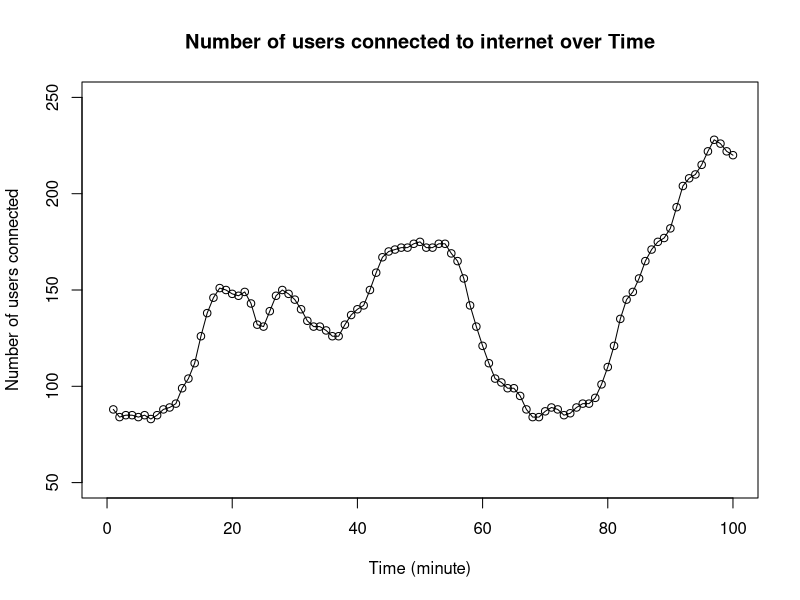
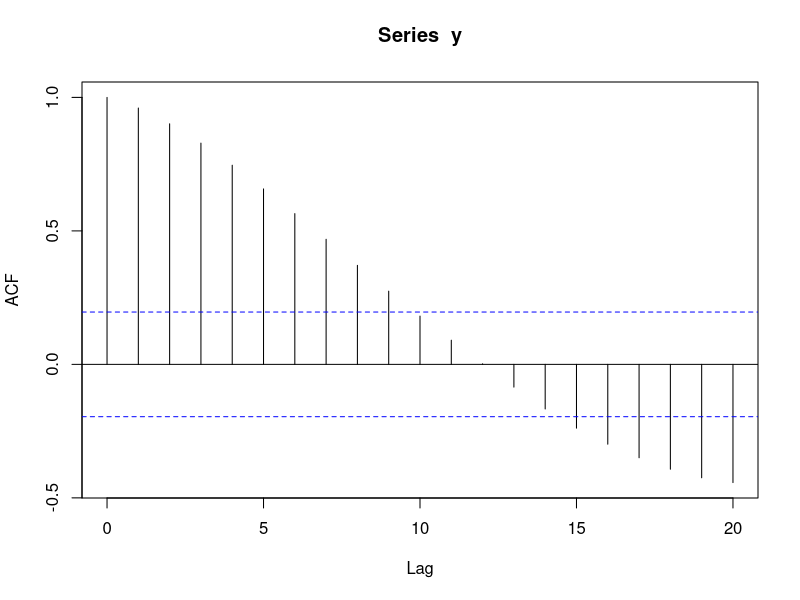
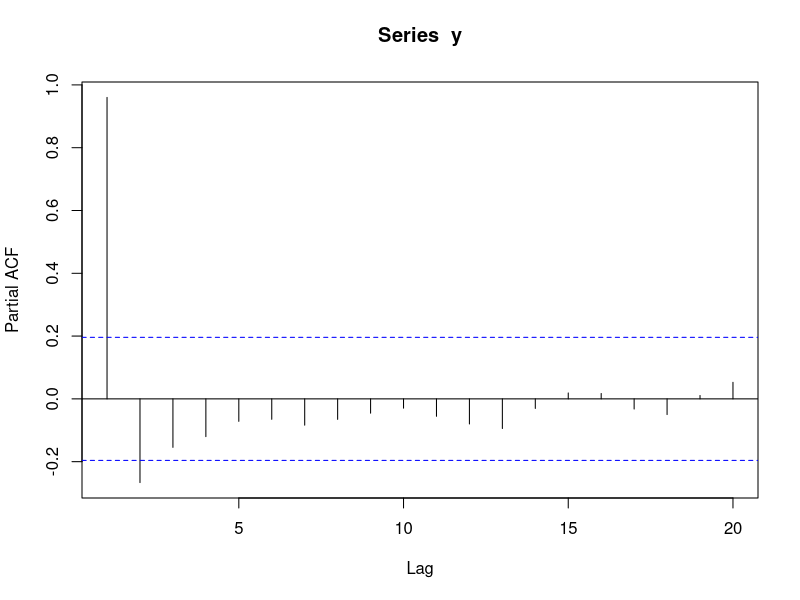
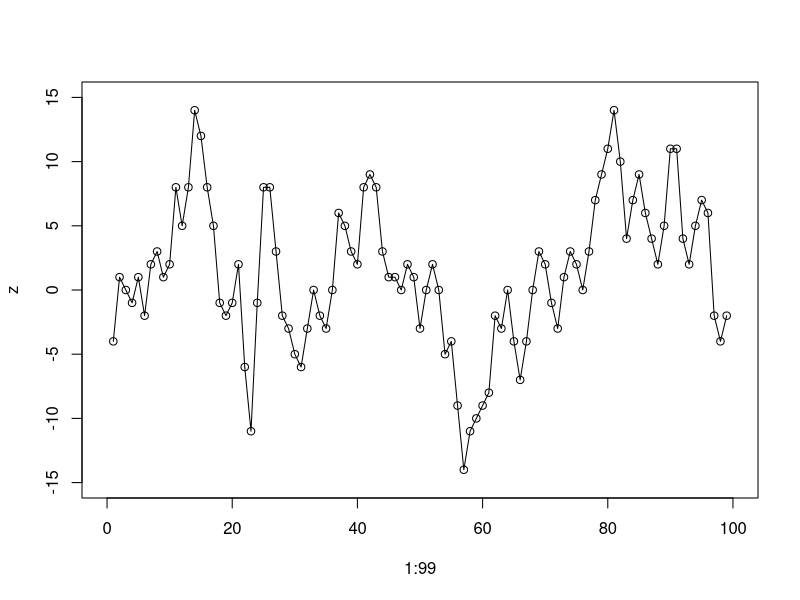
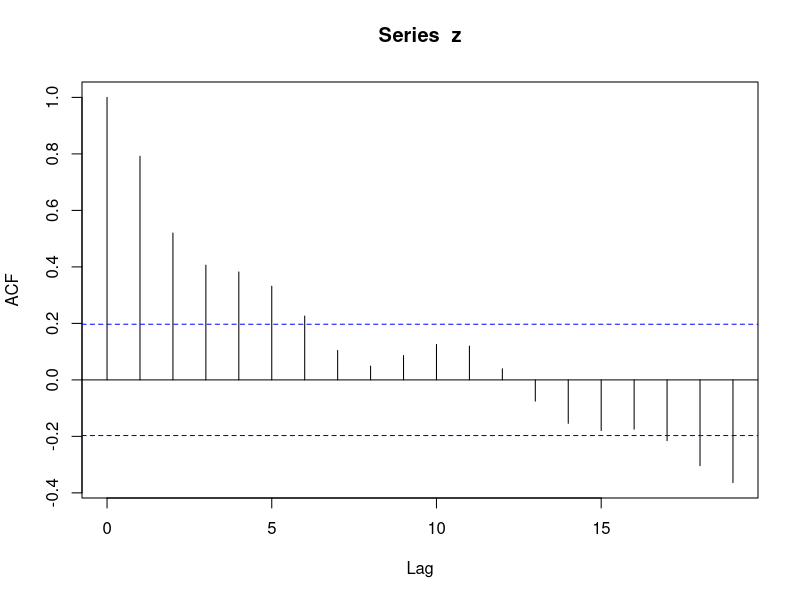
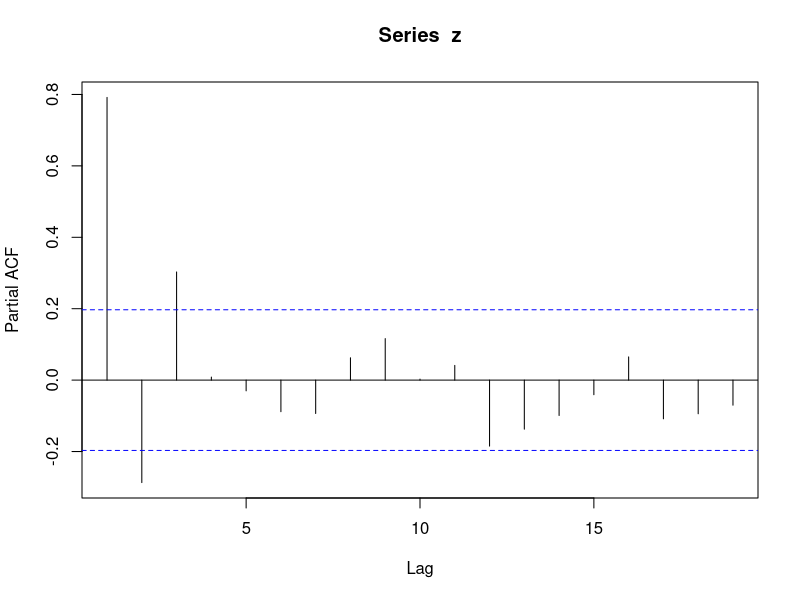
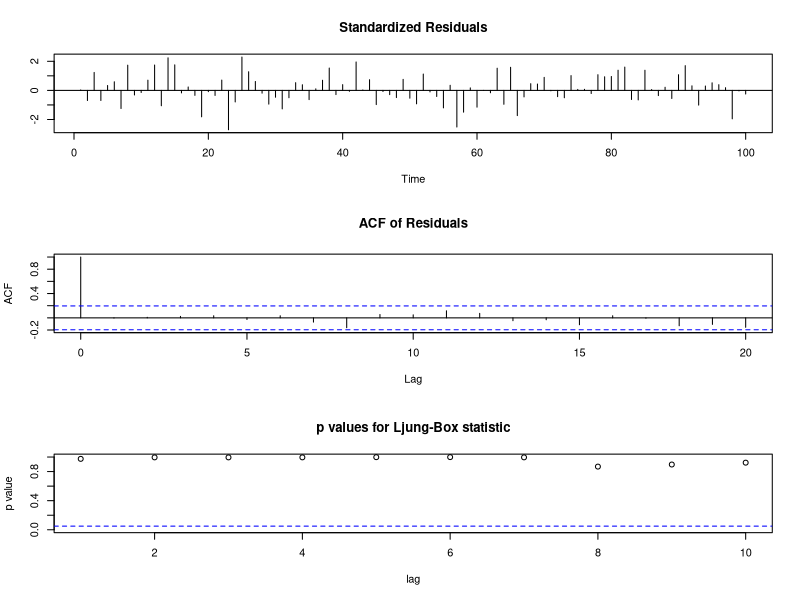
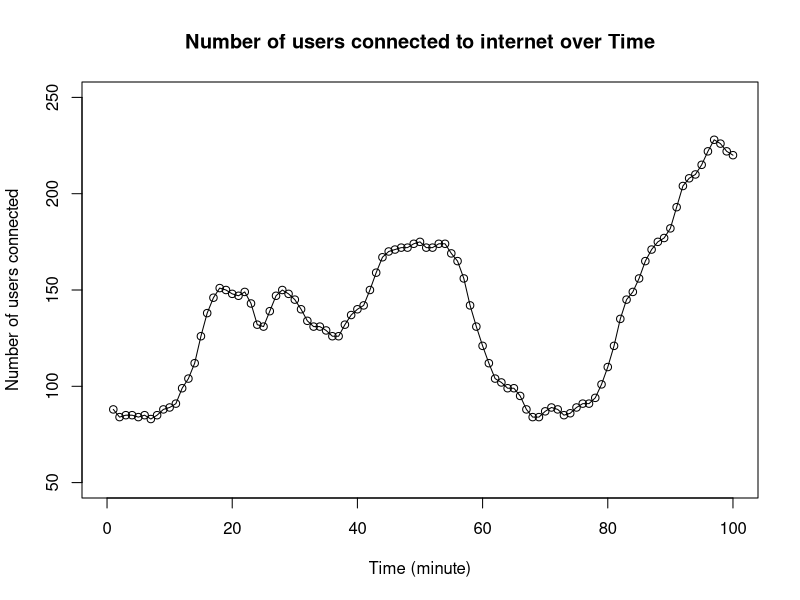

The R source for these figures, in order: (Note: this script raises an error after producing the figures.)
# The wwwusage  time series data consist of  the number of users connected to the internet through a server.
# 
# The data are collected at a time interval of one minute and there are 100 observations.
# 
# Please fit an appropriate ARIMA model for it and submit a short report 
# including R codes, the fitted model, the diagnostic checking, AIC, etc.

# Load data 
y = scan("./data/wwwusage.txt", skip = 1)
min(y) # find min y
max(y) # find max y
mean(y) 
plot(1:100, y, xlim=c(0,100),ylim=c(50,250), 
     main="Number of users connected to internet over Time", 
     xlab="Time (minute)", ylab="Number of users connected")
lines(1:100,y,type="l") # plot line
acf(y)  # does not cut off (dies down quickly)
pacf(y) # cut off after lag 2

# Apply one time differencing
z=diff(y) 
length(z)
min(z) # find min z
max(z) # find min z
plot(1:99,z,xlim=c(0,100),ylim=c(-15,15)) # Plot time plot after differencing
lines(1:99,z,type="l")
acf(z)  # does not cut off (dies down quickly)
pacf(z) # cut off after lag 3

ts.yw <- ar.yw(z, order.max = 5)
ts.yw
summary(ts.yw)

# Try AR(3, 1) - best
fit = arima(x = y, order=c(3,1,0)) 
fit
tsdiag(fit)
AIC(fit)
BIC(fit)

plot(1:100, y, xlim=c(0,100), ylim=c(50,250), main="Number of users connected to internet over Time",
     xlab="Time (minute)", ylab="Number of users connected")
lines(1:100,y,type="l")
lines(fitted(fit),col="blue")

fit3 = arima(x = y, order=c(1,1,1)) 
fit3
tsdiag(fit3)
AIC(fit3)
BIC(fit3)

fit2 = arima(x = z, order=c(3,0,0)) 
fit2
tsdiag(fit2)
AIC(fit2)
BIC(fit2)

lines(fitted(fit),col="blue")

plot (1:100, y, xlim=c(0,100), ylim=c(50,250))
lines(1:100, y, type="l")
lines(fitted(fit),col="red")
#lines(1:100, y - fit$residuals, type="l", col="red") #yhat = y-fit$residuals (e)

# Test two times differencing
h=diff(z)
length(h)
min(h) # find min h
max(h) # find min h
plot(1:98,h,xlim=c(0,100),ylim=c(-10,10)) # Plot time plot after differencing
lines(1:98,h,type="l")
acf(h)
pacf(h)
autofit = auto.arima(h, max.p = 5,max.q = 5,max.P = 5,max.Q = 5,max.d = 3,seasonal = FALSE,ic = 'aicc')
autofit
fit4 = arima(x = y, order=c(5,2,5)) 
fit4
tsdiag(fit4)


